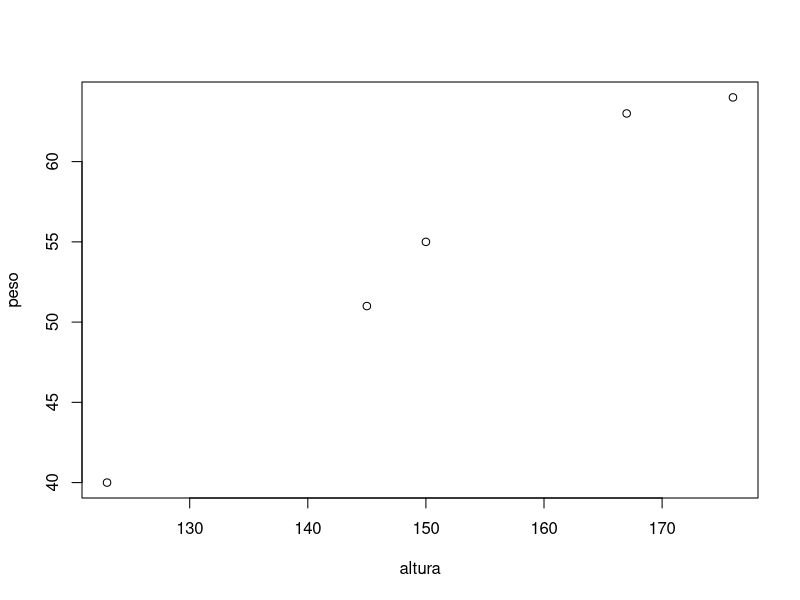
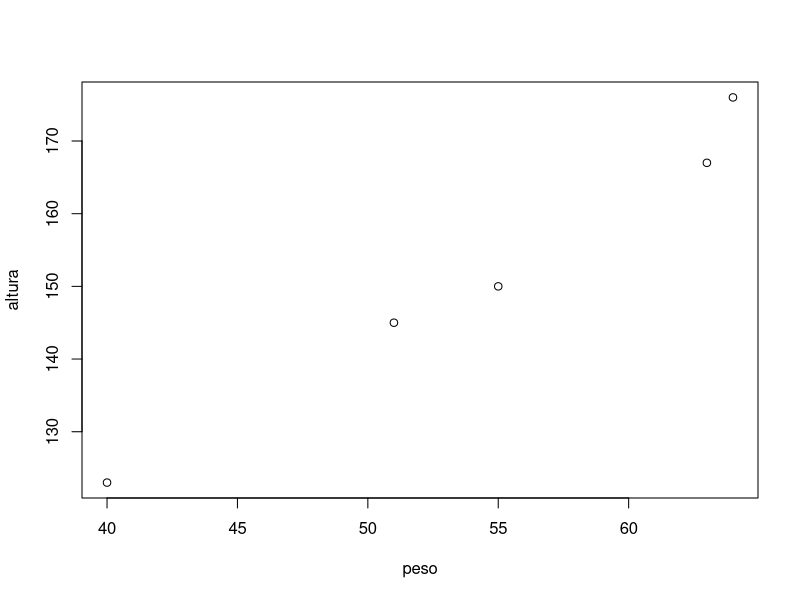
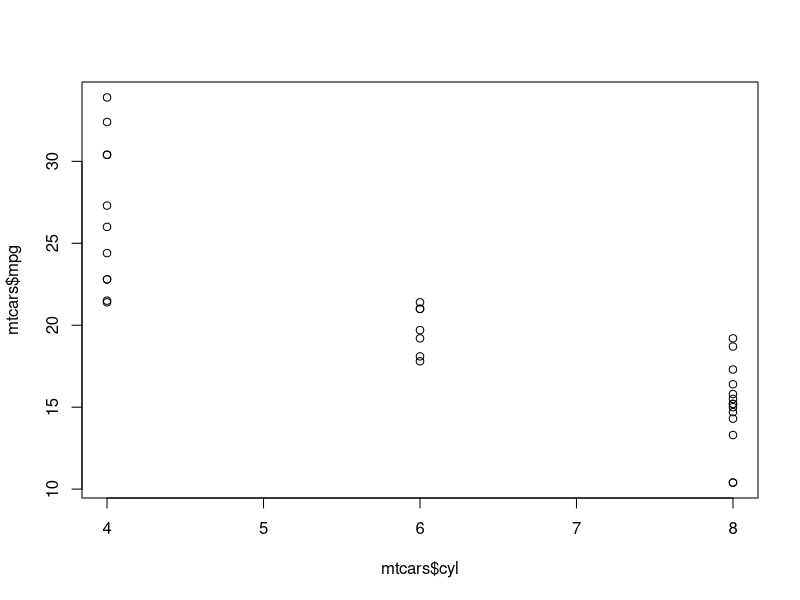
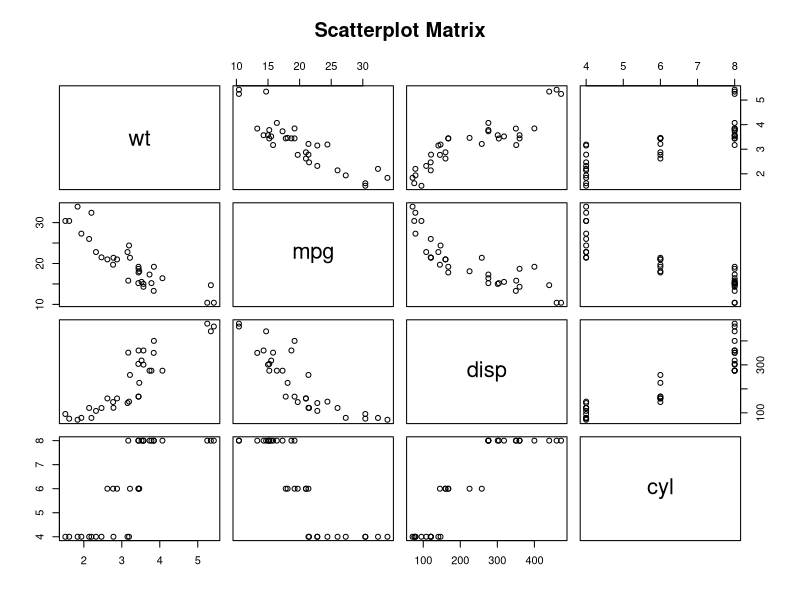
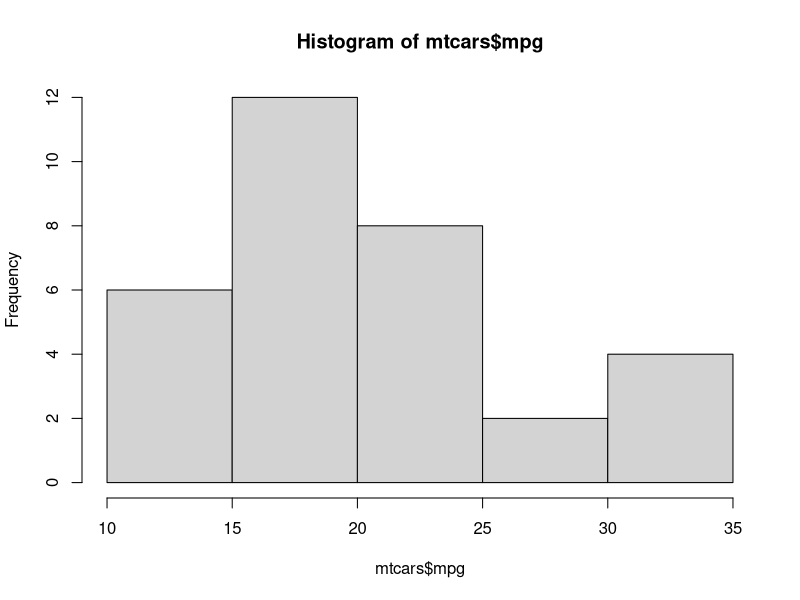
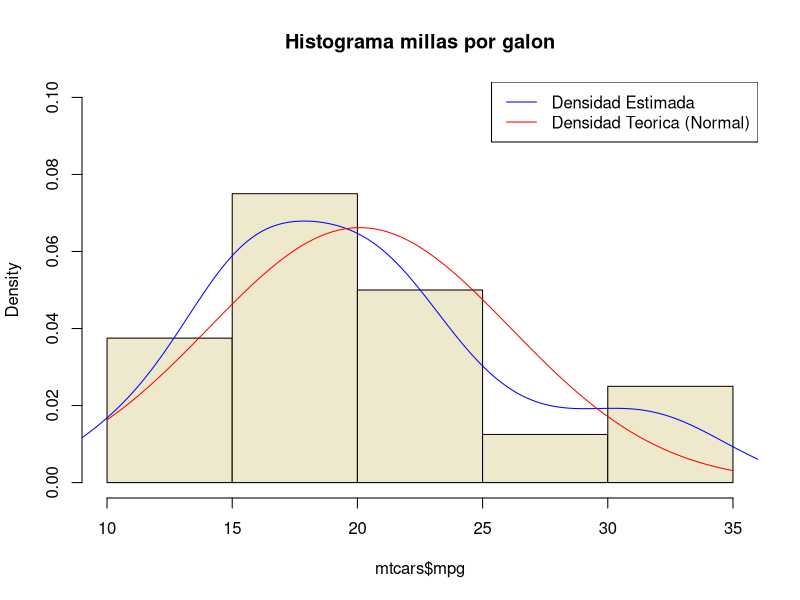
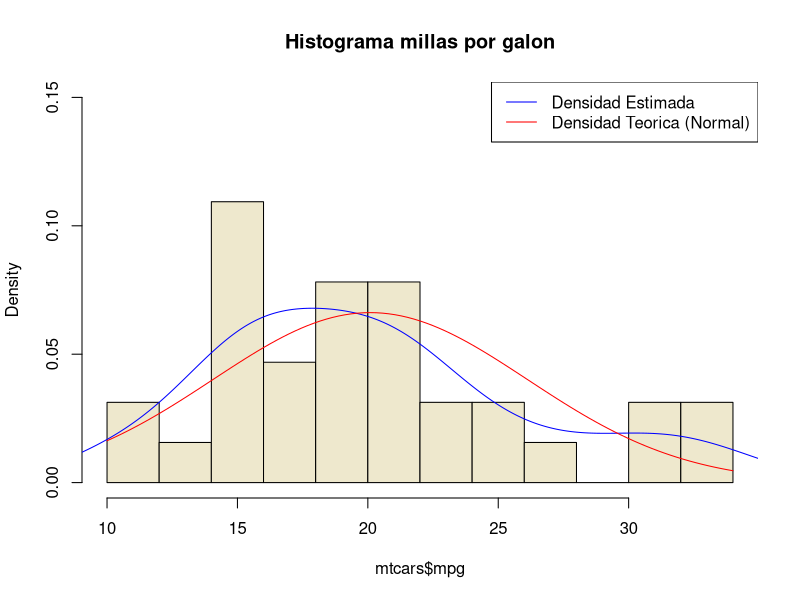
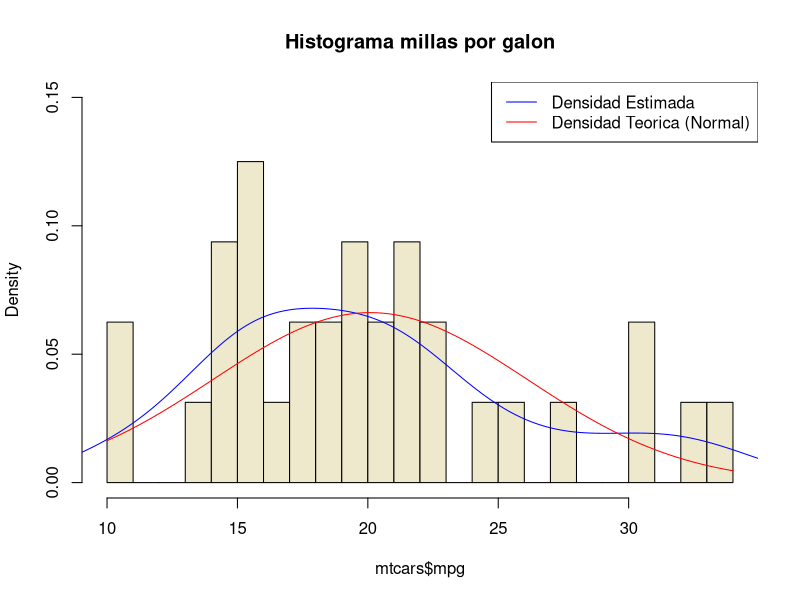

Reproduce these figures in R, in order.
# Plot Basico

altura <- c(145, 167, 176, 123, 150)
peso <- c(51, 63, 64, 40, 55)

plot(altura,peso) # Diferencia de variable independiente y dependiente
plot(peso,altura)

# Creacion de Plots Varias con mtcars

View(mtcars)
?mtcars
summary(mtcars)

plot(mtcars$cyl,mtcars$mpg)

# Varias Graficas en un solo lugar con pairs

pairs(~wt+mpg+disp+cyl,data = mtcars,
      main = "Scatterplot Matrix")

############################################################################
############################## Histogramas #################################
############################################################################

hist(mtcars$mpg) # Esta muy vacio, hay que agregarle cosas

hist(mtcars$mpg, freq = F, ylim = c(0, .1), col = "cornsilk2", main = "Histograma millas por galon")
lines(density(mtcars$mpg), col = "blue")
curve(dnorm(x,mean = mean(mtcars$mpg),sd = sd(mtcars$mpg)), add = TRUE, col = "red")
legend("topright", c("Densidad Estimada", "Densidad Teorica (Normal)"),
       col = c("blue", "red"), lwd = c(1,1))

# Agregar mas breaks a un hist plot

hist(mtcars$mpg, freq = F, ylim = c(0, .15), col = "cornsilk2", breaks = 10, main = "Histograma millas por galon")
lines(density(mtcars$mpg), col = "blue")
curve(dnorm(x,mean = mean(mtcars$mpg),sd = sd(mtcars$mpg)), add = TRUE, col = "red")
legend("topright", c("Densidad Estimada", "Densidad Teorica (Normal)"),
       col = c("blue", "red"), lwd = c(1,1))

length(mtcars$mpg)

hist(mtcars$mpg, freq = F, ylim = c(0, .15), col = "cornsilk2", breaks = 32, main = "Histograma millas por galon")
lines(density(mtcars$mpg), col = "blue")
curve(dnorm(x,mean = mean(mtcars$mpg),sd = sd(mtcars$mpg)), add = TRUE, col = "red")
legend("topright", c("Densidad Estimada", "Densidad Teorica (Normal)"),
       col = c("blue", "red"), lwd = c(1,1))

# Histogramas de datos categoricos

hist(mtcars$vs,freq = F)
lines(density(mtcars$vs), col = "blue")

hist(mtcars$cyl,freq = F)
lines(density(mtcars$cyl), col = "blue")

plot(mtcars$cyl) # Tampoco nos da mucha informacion

##############################################################################
################################ BOXPLOTS ####################################
##############################################################################
# La informacion de la variable dependiente tiene que ser categorica

boxplot(mpg ~ cyl, data = mtcars, xlab = "Numero de Cilindros",
        ylab = "Millas por Galon")

boxplot(mpg ~ am, data = mtcars, xlab = "Automatico o Manual",
        ylab = "Millas por Galon")

t.test(mtcars$mpg[which(mtcars$am == 0)], mu = mean(mtcars$mpg[which(mtcars$am == 1)]))


##############################################################################
############################### Line Plots ###################################
##############################################################################
# Importancia de tiempo. 

# Una sola vaiable

v <- c(7,12,28,3,41)
plot(v,type = "o",col = "red", xlab = "Month", ylab = "Rain fall", 
     main = "Rain fall chart")

# Varias Variables

v <- c(7,12,28,3,41)
t <- c(14,7,6,19,3)
plot(v,type = "o",col = "red", xlab = "Month", ylab = "Rain fall", 
     main = "Rain fall chart")
lines(t, type = "o", col = "blue")





















############################################################################
############################# Otro Ejemplo #################################
############################################################################

BirdData <- data.frame(
  Tarsus  = c(22.3, 19.7, 20.8, 20.3, 20.8, 21.5, 20.6, 21.5),
  Head    = c(31.2, 30.4, 30.6, 30.3, 30.3, 30.8, 32.5, 31.6),
  Weight  = c(9.5, 13.8, 14.8, 15.2, 15.5, 15.6, 15.6, 15.7),
  Wingcrd = c(59, 55, 53.5, 55, 52.5, 57.5, 53, 55),
  Species = c('A', 'A', 'A', 'A', 'A',  'B', 'B', 'B')
)

t.test(BirdData$Tarsus, mu = 20) # Lo veremos despues

boxplot(BirdData$Tarsus ~ BirdData$Head, # No tiene sentido, Head no es categorico
        xlab = 'Head' , ylab = "Tarsus")

boxplot(BirdData$Tarsus ~ BirdData$Species,
        xlab = 'Species' , ylab = "Tarsus")

